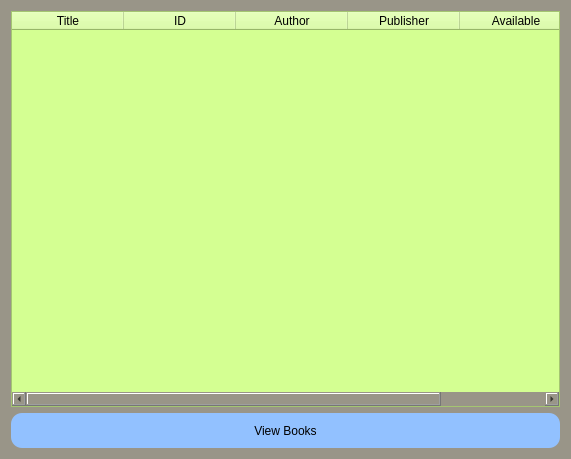
<?xml version="1.0" encoding="UTF-8"?>
<ui version="4.0">
 <class>Dialog</class>
 <widget class="QDialog" name="Dialog">
  <property name="geometry">
   <rect>
    <x>0</x>
    <y>0</y>
    <width>571</width>
    <height>459</height>
   </rect>
  </property>
  <property name="windowTitle">
   <string>View Books</string>
  </property>
  <property name="styleSheet">
   <string notr="true">background-color: rgb(153, 149, 136);</string>
  </property>
  <layout class="QVBoxLayout" name="verticalLayout">
   <item>
    <widget class="QTableWidget" name="tableWidget">
     <property name="styleSheet">
      <string notr="true">background-color: rgb(212, 255, 146);</string>
     </property>
     <attribute name="horizontalHeaderDefaultSectionSize">
      <number>112</number>
     </attribute>
     <attribute name="horizontalHeaderMinimumSectionSize">
      <number>24</number>
     </attribute>
     <column>
      <property name="text">
       <string>Title</string>
      </property>
     </column>
     <column>
      <property name="text">
       <string>ID</string>
      </property>
     </column>
     <column>
      <property name="text">
       <string>Author</string>
      </property>
     </column>
     <column>
      <property name="text">
       <string>Publisher</string>
      </property>
     </column>
     <column>
      <property name="text">
       <string>Available</string>
      </property>
     </column>
    </widget>
   </item>
   <item>
    <widget class="QPushButton" name="pushButton">
     <property name="minimumSize">
      <size>
       <width>0</width>
       <height>35</height>
      </size>
     </property>
     <property name="maximumSize">
      <size>
       <width>16777215</width>
       <height>35</height>
      </size>
     </property>
     <property name="styleSheet">
      <string notr="true">QPushButton{border-radius:11px;
background-color: rgb(146, 193, 255);
}
QPushButton:hover{
background-color: rgb(255, 166, 139);
}
</string>
     </property>
     <property name="text">
      <string>View Books</string>
     </property>
    </widget>
   </item>
  </layout>
 </widget>
 <resources/>
 <connections/>
</ui>
